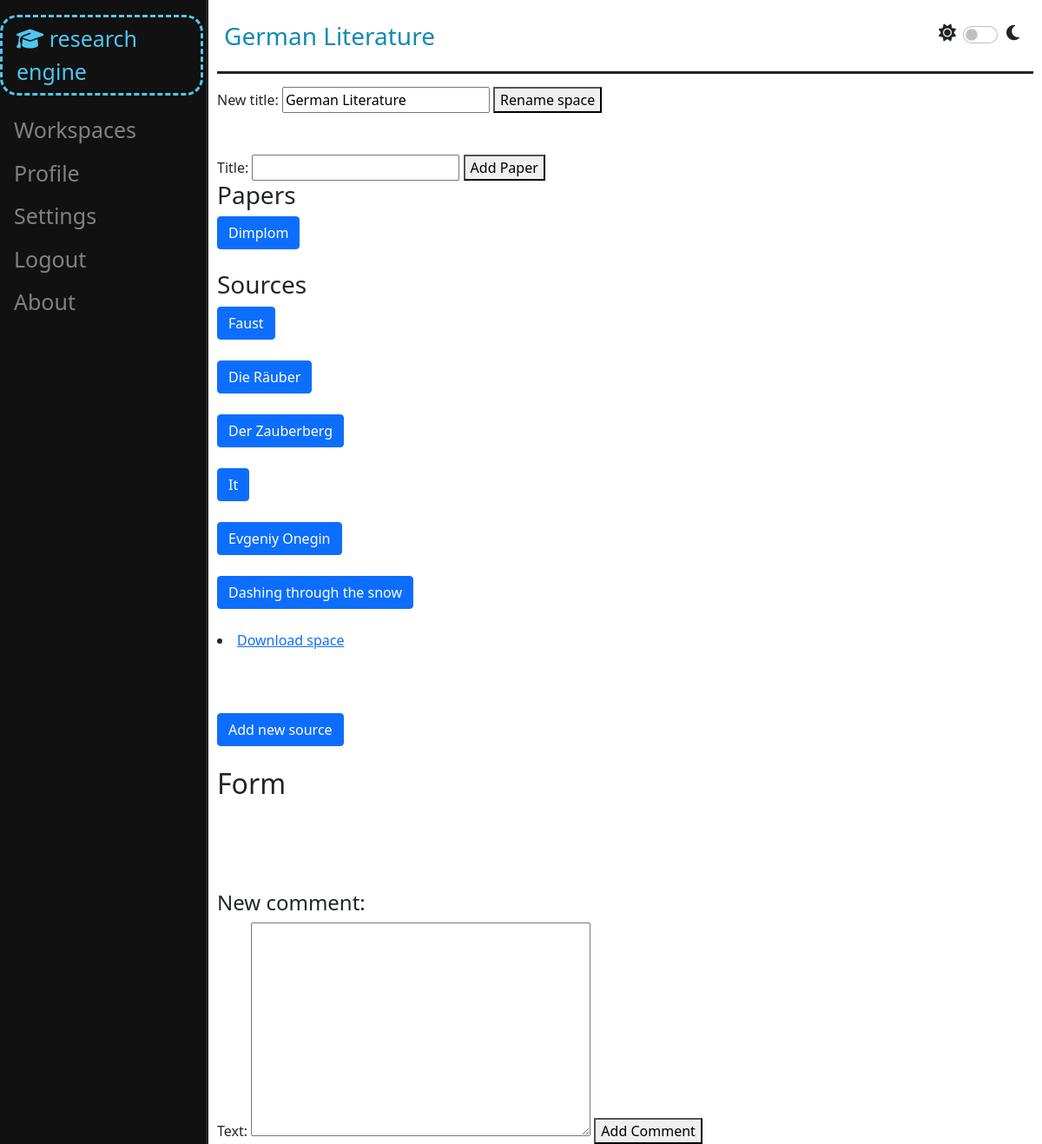
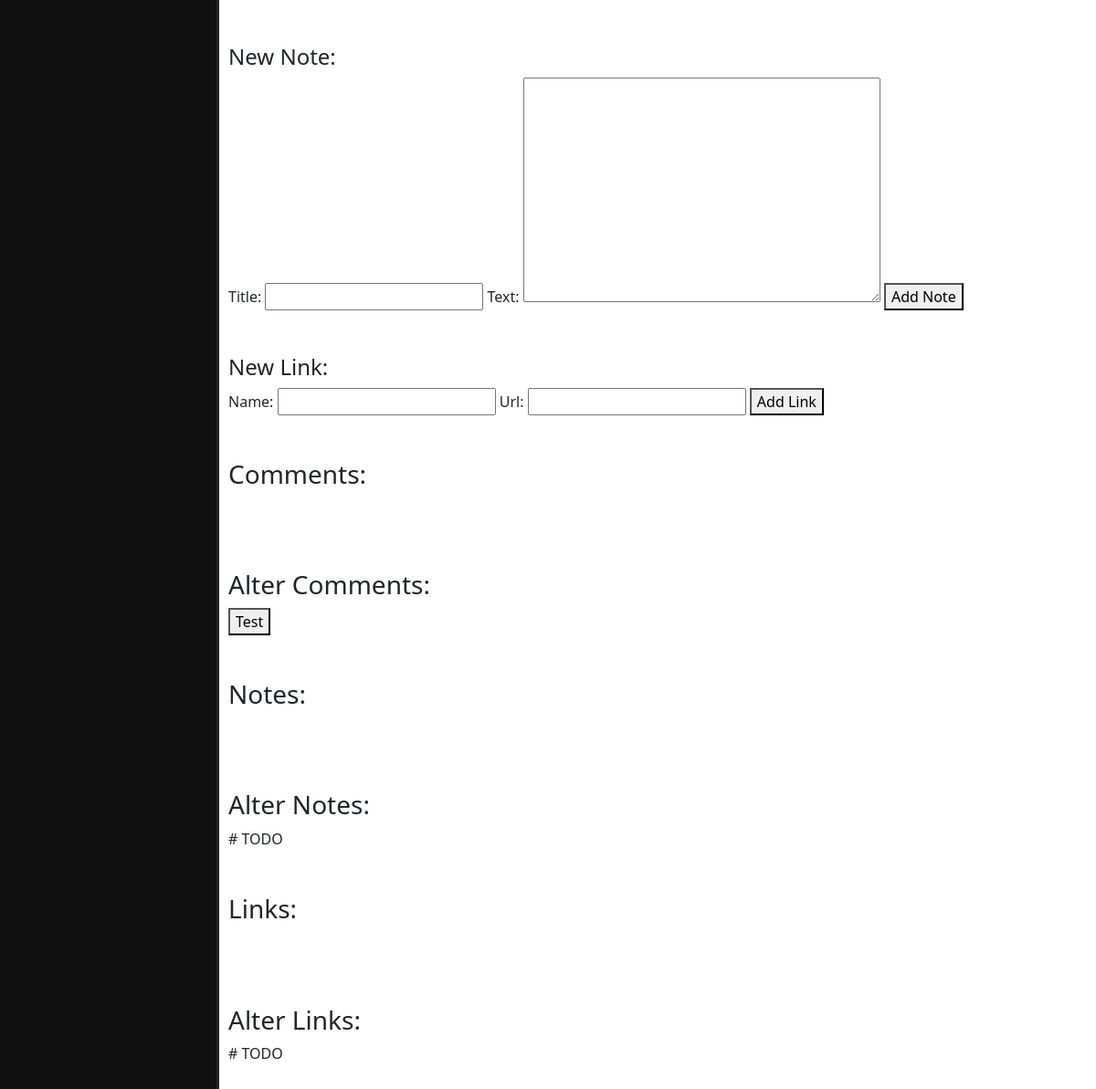
The app's page /work_space/1 (signed in) with its own data (2 pictures, top to bottom).
### work_space/models.py (models this page shows, shortened)
class WorkSpace(models.Model):
    owner = models.ForeignKey(User, on_delete=models.CASCADE, related_name="work_spaces")
    guests = models.ManyToManyField(User, related_name="guest_work_spaces")
    title = models.CharField(max_length=50)
    archived = models.BooleanField(default=False)
    share_sources = models.BooleanField(default=False)
    def __str__(self):
        return self.title

### paper_work/models.py (models this page shows, shortened)
class Paper(models.Model):
    work_space = models.ForeignKey(WorkSpace, on_delete=models.CASCADE, related_name="papers")
    user = models.ForeignKey(User, on_delete=models.CASCADE)
    title = models.CharField(max_length=50, unique=True)
    sources = models.ManyToManyField(Source, related_name="papers")
    citation_style = models.CharField(max_length=10, default="APA & MLA")
    archived = models.BooleanField(default=False)
    published = models.BooleanField(default=False)
    def __str__(self):
        return self.title

### bookshelf/models.py (models this page shows, shortened)
class Source(models.Model):
    real_type = models.ForeignKey(ContentType, editable=False, on_delete=models.CASCADE)
    work_space = models.ForeignKey(WorkSpace, on_delete=models.CASCADE, related_name="sources")
    user = models.ForeignKey(User, on_delete=models.CASCADE, related_name="sources")
    title = models.CharField(max_length=100)
    author = models.CharField(max_length=70, blank=True)
    year = models.CharField(max_length=5, blank=True)
    link = models.CharField(max_length=40, blank=True)
    def __str__(self):
        return self.title

### work_space/views.py (the view)
# urls.py: path("work_space/<int:space_id>", views.work_space_view, name="space_view")
@login_required
def work_space_view(request, space_id):
    space = check_work_space(space_id, request.user)
    work_space_data = {
        "space": space,
        "papers": space.papers.all(),
        "sources": space.sources.all(),
        "comments": space.comments.all(),
        "notes": space.notes.all(),
        "links": space.links.all(),
        "new_paper_form": NewPaperForm(),
        "book_form": BookForm(),
        "article_form": ArticleForm(),
        "chapter_form": ChapterForm(),
        "webpage_form": WebpageForm(),
        "comment_form": NewCommentForm(),
        "alter_comment_form": AlterCommentForm(),
        "note_form": NewNoteForm(),
        "alter_note_form": AlterNoteForm(),
        "link_form": NewLinkForm(),
        "alter_link_form": AlterLinkForm(),
        "rename_form": RenameSpaceForm().set_initial(space),
        "spaces": WorkSpace.objects.all()
    }
    return render(request, "work_space/work_space_view.html", work_space_data)

### paper_work/forms.py (shortened to what this page needs)
class NewPaperForm(forms.Form):
    title = forms.CharField(max_length=50)

### bookshelf/forms.py
class BookForm(CommonFields):
    source_type = SourceTypes.book
    title = forms.CharField(widget=forms.TextInput(attrs={
        "type": "text",
        "id": "title-field",
        "class": _CLASS,
        "autocomplete": "off",
        "placeholder": "Book title"})
    )
    publishing_house = forms.CharField(widget=forms.TextInput(attrs={
        "type": "text",
        "id": "publishing-house-field",
        "class": _CLASS,
        "autocomplete": "off",
        "placeholder": "Publishing House"})
    )
    year = forms.IntegerField(widget=forms.NumberInput(attrs={
        "type": "number",
        "id": "book-year-field",
        "class": _CLASS,
        "autocomplete": "off",
        "placeholder": "Publishing year"})
    )

### utils/verification.py (called while the page is built)
def check_work_space(space_id: int, user: User) -> WorkSpace | Http404 | PermissionDenied:
    try:
        space = WorkSpace.objects.get(pk=space_id)
    except ObjectDoesNotExist:
        raise Http404
    else:
        if space.owner != user and user not in space.guests.all():
            raise PermissionDenied
    return space

### work_space/forms.py (called while the page is built)
    def set_initial(self, space: WorkSpace):
        self.fields["new_title"].initial = space.title
        return self

### templates/work_space/work_space_view.html (shortened to what this page needs)
{% extends "layout.html" %}
{% load static %}
{% block header %}
   {{ space }}
{% endblock %}
{% block body %}
    <form action="{% url 'work_space:rename_space' space.pk %}" id="rename_space_form" method="post">
        {{ rename_form }}
        <button type="submit">Rename space</button>
    </form><br><br>
    <form action="{% url 'paper_work:create_paper' space.pk %}" method="post">
        {{ new_paper_form }}
        <button id="change_password_button" type="submit">Add Paper</button>
    </form>
    <h3>Papers</h3>
    {% for paper in papers %}
        <button onclick="load_and_show_paper_space('{{ paper.pk }}')" type="button" class="btn btn-primary" data-bs-toggle="modal" data-bs-target="#paper-space-{{ paper.pk }}">
            {{ paper }}
        </button>
        <br><br>
    {% endfor %}
    <h3>Sources</h3>
    {% for source in sources %}
        <button onclick="load_and_show_source_space('{{ source.pk }}')" type="button" class="btn btn-primary" data-bs-toggle="modal" data-bs-target="#source-space-{{ source.pk }}">
            {{ source }}
        </button>
        <br><br>
    {% endfor %}
    <li>
        <a href="{% url 'work_space:download_space' space.pk %}">Download space</a>
    </li><br><br><br>
    <button type="button" class="btn btn-primary" data-bs-toggle="modal" data-bs-target="#new-source">
        Add new source
    </button>
    <br><br>
    <h2>Form</h2>
    <br><br><br><br>
    <h4>New comment:</h4>
    <form action="{% url 'work_space_parts:leave_comment' space.pk %}" id="comment_form" method="post">
        {{ comment_form }}
        <button type="submit">Add Comment</button>
    </form><br><br>
    <h4>New Note:</h4>
    <form action="{% url 'work_space_parts:leave_note' space.pk %}" id="note_form" method="post">
        {{ note_form }}
        <button type="submit">Add Note</button>
    </form><br><br>
    <h4>New Link:</h4>
    <form action="{% url 'work_space_parts:add_link' space.pk %}" id="link_form" method="post">
        {{ link_form }}
        <button type="submit">Add Link</button>
    </form><br><br>
    <h3>Comments:</h3>
    <br><br><br>
    <h3>Alter Comments:</h3>
    <button type="button" onclick="leave_comment('{{ space.pk }}')">Test</button>
    <br><br><br>
    <h3>Notes:</h3>
    <br><br><br>
    <h3>Alter Notes:</h3>
    # TODO
    <br><br><br>
    <h3>Links:</h3>
    <br><br><br>
    <h3>Alter Links:</h3>
    # TODO
    <br><br><br>
{% endblock %}

### records on screen
WorkSpace: title "German Literature"
Paper: title "Dimplom"
Source: title "Faust"
Source: title "Die Räuber"
Source: title "Der Zauberberg"
Source: title "It"
Source: title "Evgeniy Onegin"
Source: title "Dashing through the snow"
